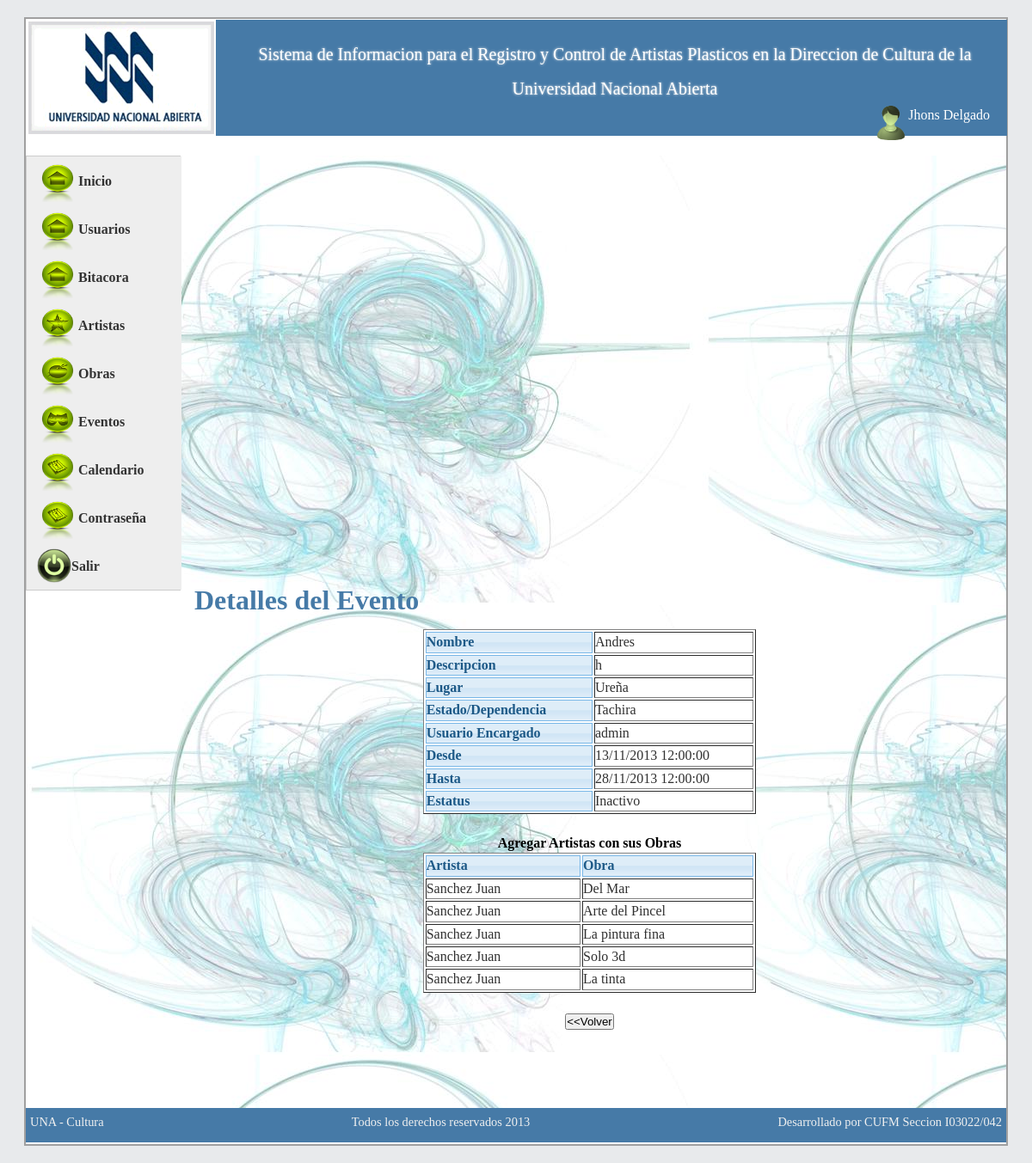
Page /sistema/controller/detalle_evento.php?id=14&p=e (signed in) on the committed database.
### tables this page shows
CREATE TABLE IF NOT EXISTS `usuarios` (
  `id_usuarios` int(11) NOT NULL AUTO_INCREMENT,
  `usuario` varchar(50) NOT NULL,
  `clave` text NOT NULL,
  `estatus` int(1) NOT NULL,
  `usuario_reg` int(11) NOT NULL,
  `fecha_reg` date NOT NULL,
  `hora_reg` time NOT NULL,
  `usuario_mod` int(11) NOT NULL,
  `fecha_mod` date NOT NULL,
  `hora_mod` time NOT NULL,
  `intentos` int(11) NOT NULL,
  `tipo` varchar(10) NOT NULL,
  `nombre` varchar(100) NOT NULL,
  `apellido` varchar(100) NOT NULL,
  `tipo_cedula` varchar(1) NOT NULL,
  `num_cedula` int(11) NOT NULL,
  `email` varchar(100) DEFAULT NULL,
  `telefono` varchar(11) DEFAULT NULL,
  `cambioclave` varchar(1) NOT NULL DEFAULT 's',
  `session` int(11) NOT NULL DEFAULT '0',
  PRIMARY KEY (`id_usuarios`),
  UNIQUE KEY `usuario` (`usuario`),
  KEY `estatus` (`estatus`)
);

CREATE TABLE IF NOT EXISTS `eventos` (
  `id_eventos` int(11) NOT NULL AUTO_INCREMENT,
  `nombre` varchar(255) NOT NULL,
  `lugar` text NOT NULL,
  `estado` int(11) NOT NULL,
  `usuario_encargado` int(11) NOT NULL,
  `descripcion` varchar(255) NOT NULL,
  `fecha_evento_inicio` date NOT NULL,
  `fecha_evento_fin` date NOT NULL,
  `hora_inicio` time NOT NULL,
  `hora_fin` time NOT NULL,
  `imagen_evento` text,
  `fecha_reg` date NOT NULL,
  `hora_reg` time NOT NULL,
  `user_reg` int(11) NOT NULL,
  `fecha_mod` date NOT NULL,
  `hora_mod` time NOT NULL,
  `user_mod` int(11) NOT NULL,
  `estatus` int(11) NOT NULL,
  PRIMARY KEY (`id_eventos`),
  KEY `usuario_encargado` (`usuario_encargado`)
);

CREATE TABLE IF NOT EXISTS `estados` (
  `id_estados` int(11) NOT NULL AUTO_INCREMENT,
  `nombre` varchar(255) NOT NULL,
  PRIMARY KEY (`id_estados`)
);

CREATE TABLE IF NOT EXISTS `obras` (
  `id_obras` int(11) NOT NULL AUTO_INCREMENT,
  `titulo` varchar(60) NOT NULL,
  `tecnica` varchar(50) NOT NULL,
  `dimensiones` varchar(50) NOT NULL,
  `valor` int(50) NOT NULL,
  `para_la_venta` tinyint(1) NOT NULL,
  `observaciones` varchar(255) DEFAULT NULL,
  `fecha_reg` date NOT NULL,
  `hora_reg` time NOT NULL,
  `usuario_reg` int(11) NOT NULL,
  `fecha_mod` date DEFAULT NULL,
  `hora_mod` time DEFAULT NULL,
  `usuario_mod` int(11) DEFAULT NULL,
  `estatus` int(11) NOT NULL,
  `id_artistas` int(11) NOT NULL,
  `codigo_una` varchar(100) NOT NULL,
  `fecha_obra` date NOT NULL,
  `foto` text NOT NULL,
  PRIMARY KEY (`id_obras`),
  UNIQUE KEY `id_obras` (`id_obras`),
  KEY `id_artistas` (`id_artistas`),
  KEY `id_artistas_2` (`id_artistas`),
  KEY `estatus` (`estatus`)
);

CREATE TABLE IF NOT EXISTS `artistas` (
  `id_artistas` int(11) NOT NULL AUTO_INCREMENT,
  `tp_cedula` char(1) NOT NULL,
  `num_cedula` int(20) NOT NULL,
  `nombre` varchar(50) NOT NULL,
  `apellido` varchar(50) NOT NULL,
  `direccion` text NOT NULL,
  `estado` int(11) NOT NULL,
  `telefono` int(20) NOT NULL,
  `correo` varchar(50) NOT NULL,
  `num_obras` int(11) NOT NULL,
  `fecha_reg` date DEFAULT NULL,
  `usuario_reg` int(11) DEFAULT NULL,
  `hora_reg` time DEFAULT NULL,
  `estatus` int(11) NOT NULL,
  `usuario_mod` int(11) NOT NULL,
  `fecha_mod` date NOT NULL,
  `hora_mod` time NOT NULL,
  PRIMARY KEY (`id_artistas`),
  KEY `estatus` (`estatus`),
  KEY `estado` (`estado`)
);

### sistema/controller/detalle_evento.php (called while the page is built, shortened)
<?php
include '../model/index.php';
if (isset($_GET['id'])) {
    $id_evento = $_GET['id'];
    $eventos = new Eventos();
    $lista = $eventos->detalle_evento($id_evento);
    $lista = mysql_fetch_array($lista);
    $obra_arista = new EventosObras();
    $listado_obras_artista = $obra_arista->consulta_obras_artista($id_evento);
} else {
    $ruta = '../views/index.php';
}
include '../web/layout/index.php';
?>

### sistema/model/BDculturaconexion.php (called while the page is built, shortened)
<?php
class BDculturaconexion {
    private $conexion;
    public function conectar() {
        if (!isset($this->conexion)) {
            $this->conexion = (mysql_connect("localhost", "root", "12345678")) or die(mysql_error());
        }
    }
    public function ejecutarsql($sql) {
        $resultado = mysql_query($sql, $this->conexion);
        return $resultado;
    }
}
?>

### sistema/model/Usuarios.php (called while the page is built, shortened)
<?php
class Usuarios extends BDculturaconexion {
    public function detalle($id) {
        $sql = "Select * from usuarios WHERE id_usuarios = '$id'";
        $consulta = $this->ejecutarsql($sql);
        return $consulta;
    }
    public function detalle2($id) {
        $sql = "select * from usuarios WHERE id_usuarios = '$id'";
        $consulta = $this->ejecutarsql($sql);
        $consulta = mysql_fetch_array($consulta);
        return $consulta;
    }
}
?>

### sistema/model/Eventos.php (called while the page is built, shortened)
<?php
class Eventos extends BDculturaconexion {
    public function detalle_evento($id) {
        $sql = "select * from eventos WHERE id_eventos = '$id'";
        $consulta = $this->ejecutarsql($sql);
        return $consulta;
    }
}
?>

### sistema/model/Estados.php (called while the page is built, shortened)
<?php
class Estados extends BDculturaconexion {
        public function detalle($id) {
        $sql = "select * from estados WHERE id_estados = '$id'";
        $consulta = $this->ejecutarsql($sql);
        $consulta = mysql_fetch_array($consulta);
        return $consulta;
    }
}
?>

### sistema/model/index.php (called while the page is built, shortened)
<?php
include '../model/BDculturaconexion.php';
include '../model/Artista.php';
include '../model/Estados.php';
include '../model/Usuarios.php';
include '../model/Eventos.php';
include '../model/EventosObras.php';
function Ajustefecha($fecha) {
    if ($fecha != '') {
        $fecha = date('d/m/Y', strtotime($fecha));
        return $fecha;
    } else {
        return '';
    }
}
?>

### sistema/model/EventosObras.php (called while the page is built, shortened)
<?php
class EventosObras extends BDculturaconexion {
    public function consulta_obras_artista($id_evento) {
        $sql = "select obras.titulo, obras.id_obras, artistas.id_artistas, artistas.nombre, artistas.apellido from eventos_obras
                            INNER JOIN artistas ON (artistas.id_artistas = eventos_obras.id_artistas)
                 INNER JOIN obras ON (obras.id_obras = eventos_obras.id_obras)
where id_eventos = '$id_evento'
ORDER BY artistas.nombre
                ";
        $consulta = $this->ejecutarsql($sql);
        return $consulta;
    }
}
?>

### sistema/views/agenda/_detalle_artista.php (the view)
<table width="40%" style="background-color: #FFF;" border="1">
       <tr>
           <td class="ui-state-hover">Artista</td>
           <td class="ui-state-hover">Obra</td>
       </tr>
       <?php while ($valor = mysql_fetch_array($listado_obras_artista)) { ?>
           <tr>
               <td><?php echo ucfirst($valor['apellido']) . ' ' . ucfirst($valor['nombre']); ?></td>
               <td><?php echo ucfirst($valor['titulo']); ?></td>
           </tr>
       <?php }
       ?>
   </table>

### sistema/web/layout/header.php
<div id="header">
    <div style="width: 20%; float: left">
        <img src="../web/image/logo.png" alt="logo" />
    </div>
    <div style="width: 80%; float: right;">
        <p style="font-size: 20px; line-height: 40px; text-align: center; margin-left: 30px; margin-right: 30px; margin-top: 20px; text-shadow: 0px 0px 3px #F2F2F2;" >
            Sistema de Informacion para el Registro y Control de Artistas Plasticos en la Direccion de Cultura de la Universidad Nacional Abierta
        </p>
 <?php
        if ($_SESSION['usuario'] != '') {
            ?>
    <div style="color: #FFF; font-size: 16px; width: 200px; float: right; margin-right: 20px;" >
        <?php
        $id = @$_SESSION['usuario'];
        $user = new Usuarios();
        $usuario = $user->detalle($id);
        $usuario = mysql_fetch_array($usuario);
        ?>
        <div style="float: right;">
        <p style="float: right;"> <span style="margin-top: 1px;"><?php echo ucfirst($usuario['nombre']) . ' ' . ucfirst($usuario['apellido']); ?></span>   </p>
           </div>
        <div style="float: right;" ><img src="../web/css/images/usuario.png" width="40" /></div>
    </div>
        <?php } ?>
    </div>
</div>

### sistema/views/agenda/_detalleevento.php
<div align="center">
<table width="40%" style="background-color: #FFF;" border="1">
        <tr>
            <td class="ui-state-hover">
                <strong>Nombre</strong>
            </td>
            <td>
                <?php echo $lista['nombre']; ?>
            </td>
        </tr>
        <tr>
            <td class="ui-state-hover">
                <strong>Descripcion</strong>
            </td>
            <td>
                <?php echo $lista['descripcion']; ?>
            </td>
        </tr>
        <tr>
            <td class="ui-state-hover">
                <strong>Lugar</strong>
            </td>
            <td>
                <?php echo $lista['lugar']; ?>
            </td>
        </tr>
        <tr>
            <td class="ui-state-hover">
                <strong>Estado/Dependencia</strong>
            </td>
            <td>
                <?php
                 $class_estados = new Estados();
                $class_usuario = new Usuarios();
                $valor_estado = $class_estados->detalle($lista['estado']);
                echo $valor_estado['nombre']; ?>
            </td>
        </tr>
        <tr>
            <td class="ui-state-hover">
                <strong>Usuario Encargado</strong>
            </td>
            <td>
                <?php  $valor_usuario = $class_usuario->detalle2($lista['usuario_encargado']);
                        echo $valor_usuario['usuario']; ?>
            </td>
        </tr>
        <tr>
            <td class="ui-state-hover">
                <strong>Desde</strong>
            </td>
            <td>
                <?php echo Ajustefecha($lista['fecha_evento_inicio']) . ' ' . $lista['hora_inicio']; ?>
            </td>
        </tr>
        <tr>
            <td class="ui-state-hover">
                <strong>Hasta</strong>
            </td>
            <td>
                <?php echo Ajustefecha($lista['fecha_evento_fin']) . ' ' . $lista['hora_fin']; ?>
            </td>
        </tr>
        <tr>
            <td class="ui-state-hover">
                <strong>Estatus</strong>
            </td>
            <td>
                <?php echo $lista['estatus'] == 1 ? 'Activo' : 'Inactivo'; ?>
            </td>
        </tr>
    </table>
</div>

### sistema/web/css/style_plantilla.css (style rules this page uses)
body { Tahoma,Arial,sans-serif;line-height:1.4em;text-align:center;color:#303030;background:#e8eaec }
* { margin:0;padding:0 }
#header { height:135px;width:100%;margin:0 1px 1px 1px;background:#467aa7;color:#fff }

### rows in the picture
usuarios: nombre "Jhons", apellido "Delgado", usuario "admin"
eventos: nombre "Andres", descripcion "h", lugar "Ureña", fecha_evento_inicio "13/11/2013", hora_inicio "12:00:00", fecha_evento_fin "28/11/2013", hora_fin "12:00:00"
estados: nombre "Tachira"
obras: id_artistas.apellido "Sanchez", id_artistas.nombre "Juan", titulo "Del Mar"
obras: id_artistas.apellido "Sanchez", id_artistas.nombre "Juan", titulo "Arte del Pincel"
obras: id_artistas.apellido "Sanchez", id_artistas.nombre "Juan", titulo "La pintura fina"
obras: id_artistas.apellido "Sanchez", id_artistas.nombre "Juan", titulo "Solo 3d"
obras: id_artistas.apellido "Sanchez", id_artistas.nombre "Juan", titulo "La tinta"
